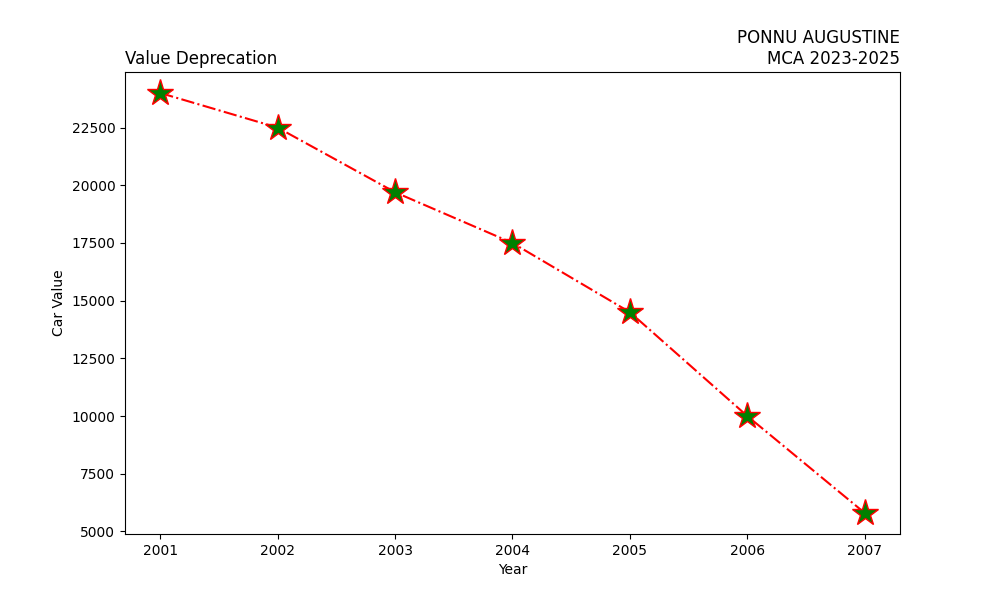

The Python source for this figure:
import matplotlib.pyplot as plt
years = [2001, 2002, 2003, 2004, 2005, 2006, 2007]
car_values = [24000, 22500, 19700, 17500, 14500, 10000, 5800]
plt.figure(figsize=(10, 6))
plt.subplot(111)
plt.plot(years, car_values, linestyle='-.', color='red', marker='*', markersize=20, markerfacecolor='green')
plt.title("PONNU AUGUSTINE\nMCA 2023-2025", loc="right")
plt.title("Value Deprecation", loc="left")
plt.xlabel("Year")
plt.ylabel("Car Value")
plt.savefig('prgrm1.png')
